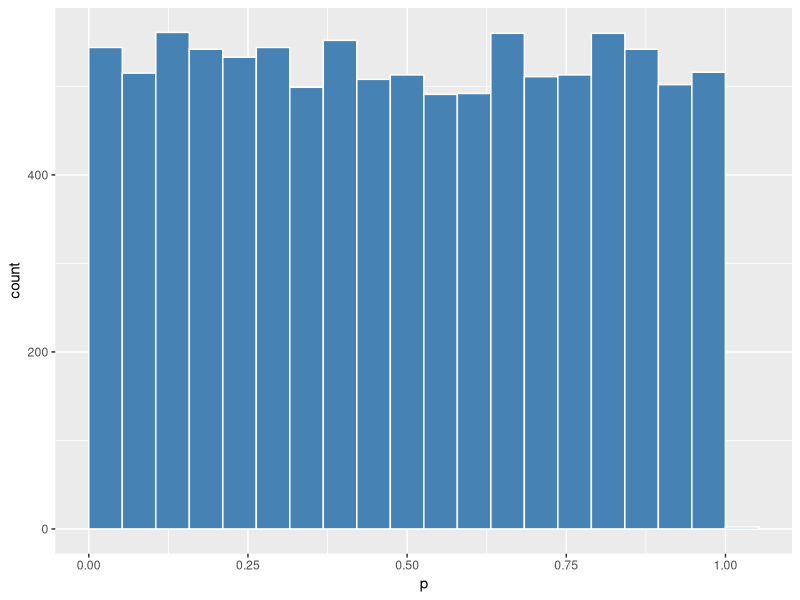
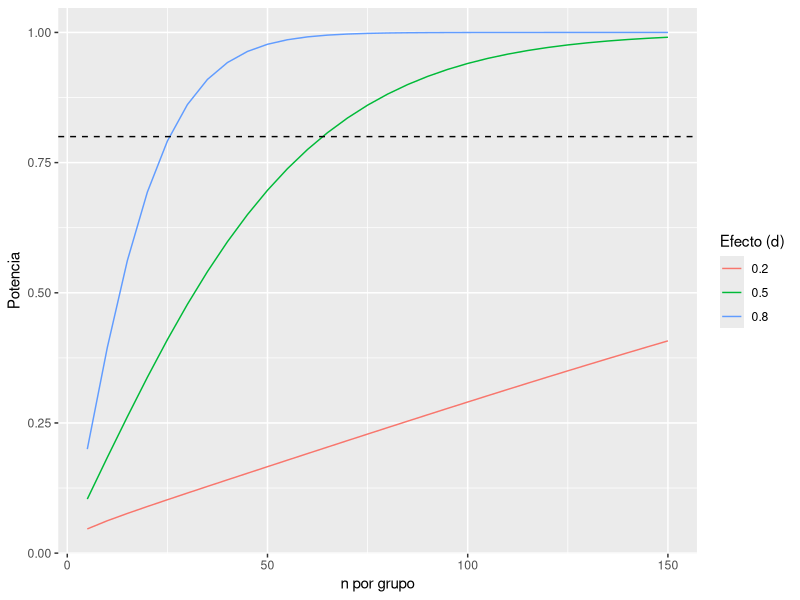
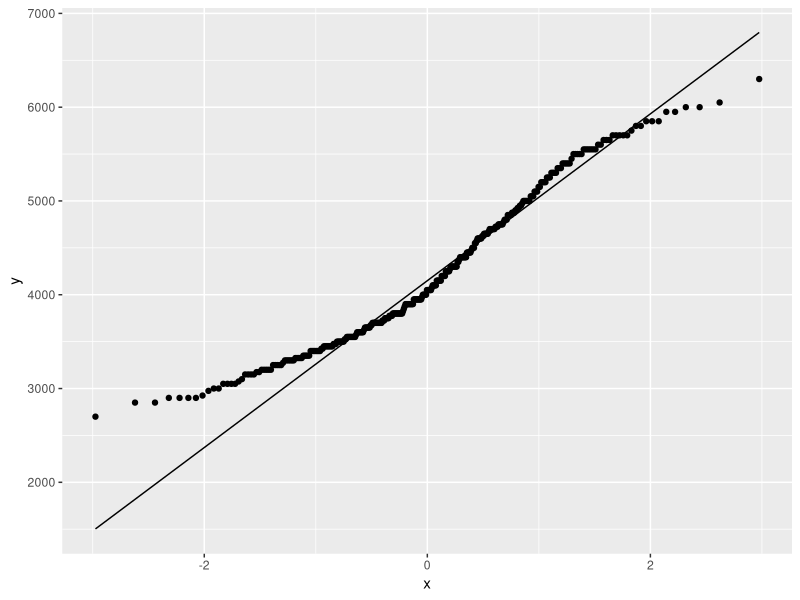
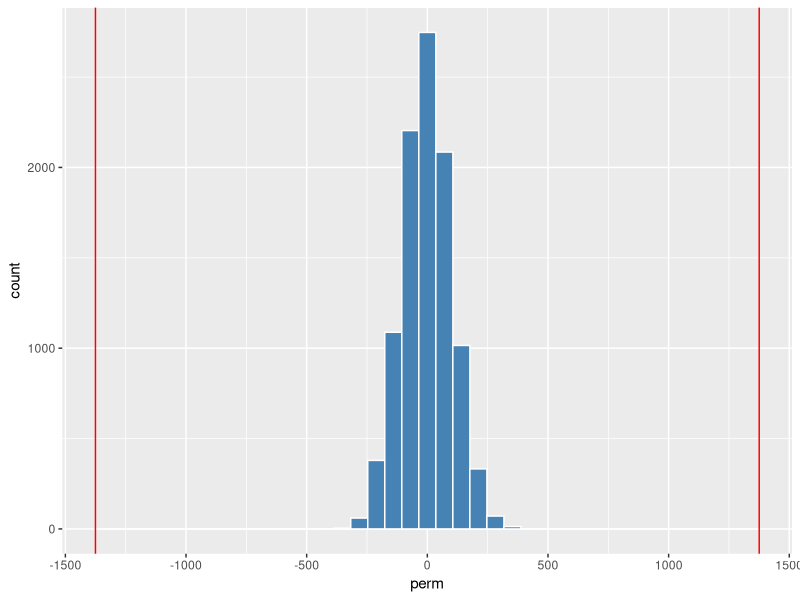

The R script that drew these images, in order:
## ---- chunk 1
library(tidyverse)
library(palmerpenguins)
set.seed(2026)
## ---- chunk 2
#| label: fig-pvalor-uniforme
#| fig-cap: "Distribución del p-valor de un test t cuando H0 es cierta."
p <- replicate(10000, t.test(rnorm(20, mean = 0), mu = 0)$p.value)
mean(p < 0.05)
ggplot(tibble(p), aes(p)) + geom_histogram(bins = 20, boundary = 0, fill = "steelblue", color = "white")
## ---- chunk 3
peso <- na.omit(penguins$body_mass_g)
n <- length(peso)
t_obs <- (mean(peso) - 4000) / (sd(peso) / sqrt(n))
c(estadistico = t_obs, p_valor = 2 * pt(-abs(t_obs), df = n - 1))
t.test(peso, mu = 4000)
## ---- chunk 4
dos <- penguins |> filter(species %in% c("Adelie", "Gentoo"))
t.test(body_mass_g ~ species, data = dos)
## ---- chunk 5
# Horas extra de sueño de los mismos 10 pacientes con dos fármacos
t.test(sleep$extra[sleep$group == 1], sleep$extra[sleep$group == 2], paired = TRUE)
## ---- chunk 6
var.test(body_mass_g ~ species, data = dos)
## ---- chunk 7
a <- na.omit(dos$body_mass_g[dos$species == "Adelie"])
g <- na.omit(dos$body_mass_g[dos$species == "Gentoo"])
sp <- sqrt(((length(a) - 1) * var(a) + (length(g) - 1) * var(g)) / (length(a) + length(g) - 2))
(mean(g) - mean(a)) / sp
## ---- chunk 8
power.t.test(n = 30, delta = 0.5, sd = 1, sig.level = 0.05)       # potencia con n = 30
power.t.test(power = 0.8, delta = 0.5, sd = 1, sig.level = 0.05)  # n necesario por grupo
## ---- chunk 9
#| label: fig-potencia
#| fig-cap: "Potencia del test t de dos muestras según el tamaño muestral por grupo."
expand_grid(n = seq(5, 150, by = 5), delta = c(0.2, 0.5, 0.8)) |>
  mutate(potencia = map2_dbl(n, delta, ~ power.t.test(n = .x, delta = .y, sd = 1)$power),
         delta = factor(delta)) |>
  ggplot(aes(n, potencia, color = delta)) +
  geom_line() +
  geom_hline(yintercept = 0.8, linetype = "dashed") +
  labs(x = "n por grupo", y = "Potencia", color = "Efecto (d)")
## ---- chunk 10
sexo <- table(penguins$sex)
prop.test(sexo["male"], sum(sexo), p = 0.5)            # aproximación normal
binom.test(sexo["male"], sum(sexo), p = 0.5)           # exacto
## ---- chunk 11
prop.test(x = c(45, 30), n = c(100, 90))
## ---- chunk 12
caras <- c(18, 25, 14, 22, 19, 22)
chisq.test(caras, p = rep(1/6, 6))
## ---- chunk 13
tabla <- table(penguins$species, penguins$island)
test <- chisq.test(tabla)
test
round(test$stdres, 1)
## ---- chunk 14
fisher.test(table(mtcars$am, mtcars$vs))
## ---- chunk 15
#| label: fig-qq-normal
#| fig-cap: "Gráfico cuantil-cuantil del peso de los pingüinos."
shapiro.test(peso)
ggplot(tibble(peso), aes(sample = peso)) + stat_qq() + stat_qq_line()
## ---- chunk 16
wilcox.test(body_mass_g ~ species, data = dos)
## ---- chunk 17
#| label: fig-permutacion
#| fig-cap: "Distribución de permutaciones de la diferencia de medias."
obs <- mean(g) - mean(a)
todos <- c(a, g); n_a <- length(a)
perm <- replicate(10000, {
  idx <- sample(length(todos), n_a)
  mean(todos[-idx]) - mean(todos[idx])
})
mean(abs(perm) >= abs(obs))     # p-valor de permutaciones

ggplot(tibble(perm), aes(perm)) +
  geom_histogram(bins = 40, fill = "steelblue", color = "white") +
  geom_vline(xintercept = c(-obs, obs), color = "red")
## ---- chunk 18
modelo <- aov(body_mass_g ~ species, data = penguins)
summary(modelo)
TukeyHSD(modelo)
## ---- chunk 19
p <- replicate(100, t.test(rnorm(20))$p.value)      # 100 contrastes con H0 cierta
sum(p < 0.05)
sum(p.adjust(p, "bonferroni") < 0.05)               # controla la tasa de error global
sum(p.adjust(p, "BH") < 0.05)                       # controla la tasa de falsos descubrimientos
